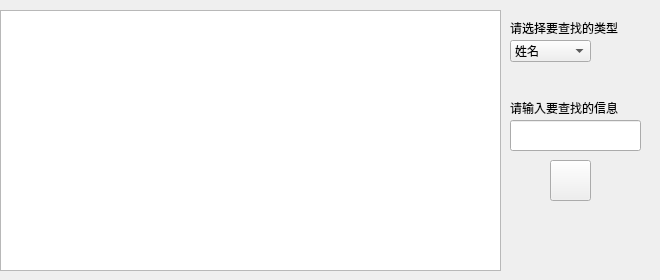
          <widget class="QWidget" name="tabWidget_5Page1_2">
           <attribute name="title">
            <string>历史所有客户信息</string>
           </attribute>
           <widget class="QTableWidget" name="tableWidget">
            <property name="geometry">
             <rect>
              <x>0</x>
              <y>10</y>
              <width>501</width>
              <height>261</height>
             </rect>
            </property>
            <property name="styleSheet">
             <string notr="true">font: 75 10pt &quot;微软雅黑&quot;;</string>
            </property>
           </widget>
           <widget class="QLabel" name="label_45">
            <property name="geometry">
             <rect>
              <x>510</x>
              <y>20</y>
              <width>141</width>
              <height>16</height>
             </rect>
            </property>
            <property name="text">
             <string>请选择要查找的类型</string>
            </property>
           </widget>
           <widget class="QComboBox" name="comboBox_5">
            <property name="geometry">
             <rect>
              <x>510</x>
              <y>40</y>
              <width>81</width>
              <height>22</height>
             </rect>
            </property>
            <property name="minimumSize">
             <size>
              <width>81</width>
              <height>22</height>
             </size>
            </property>
            <property name="styleSheet">
             <string notr="true"/>
            </property>
            <property name="currentIndex">
             <number>0</number>
            </property>
            <property name="sizeAdjustPolicy">
             <enum>QComboBox::AdjustToContents</enum>
            </property>
            <item>
             <property name="text">
              <string>姓名</string>
             </property>
            </item>
            <item>
             <property name="text">
              <string>身份证号</string>
             </property>
            </item>
            <item>
             <property name="text">
              <string>手机号</string>
             </property>
            </item>
           </widget>
           <widget class="QLineEdit" name="lineEdit_15">
            <property name="geometry">
             <rect>
              <x>510</x>
              <y>120</y>
              <width>131</width>
              <height>31</height>
             </rect>
            </property>
            <property name="font">
             <font>
              <family>宋体</family>
              <pointsize>10</pointsize>
             </font>
            </property>
            <property name="styleSheet">
             <string notr="true"/>
            </property>
            <property name="text">
             <string/>
            </property>
           </widget>
           <widget class="QLabel" name="label_56">
            <property name="geometry">
             <rect>
              <x>510</x>
              <y>100</y>
              <width>141</width>
              <height>16</height>
             </rect>
            </property>
            <property name="text">
             <string>请输入要查找的信息</string>
            </property>
           </widget>
           <widget class="QPushButton" name="pushButton_4">
            <property name="geometry">
             <rect>
              <x>550</x>
              <y>160</y>
              <width>41</width>
              <height>41</height>
             </rect>
            </property>
            <property name="styleSheet">
             <string notr="true">border-image: url(:/background/Images/background/btn_normal.png);
image: url(:/icon/Images/icon/Network/search_normal.png);</string>
            </property>
            <property name="text">
             <string/>
            </property>
           </widget>
           <widget class="QLabel" name="label">
            <property name="geometry">
             <rect>
              <x>490</x>
              <y>120</y>
              <width>151</width>
              <height>31</height>
             </rect>
            </property>
            <property name="styleSheet">
             <string notr="true">border-image: url(:/background/Images/background/cata_normal.png);</string>
            </property>
            <property name="text">
             <string/>
            </property>
           </widget>
           <zorder>label</zorder>
           <zorder>tableWidget</zorder>
           <zorder>label_45</zorder>
           <zorder>comboBox_5</zorder>
           <zorder>lineEdit_15</zorder>
           <zorder>label_56</zorder>
           <zorder>pushButton_4</zorder>
          </widget>
